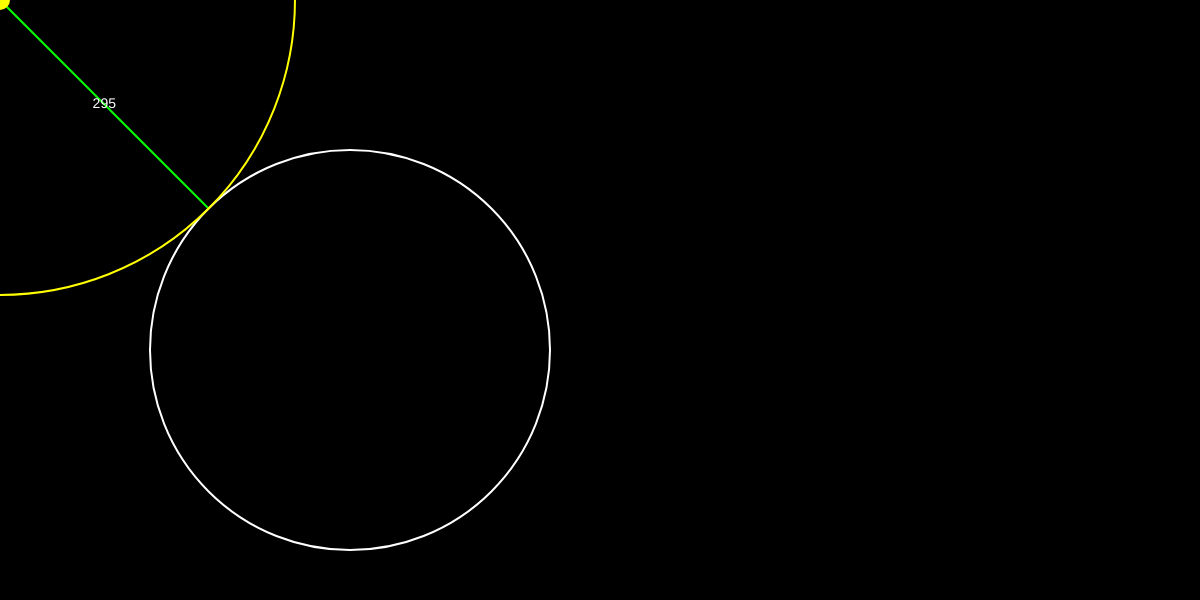
Frame 1 (no input)
Frame 60 (no input): identical to frame 1, image omitted
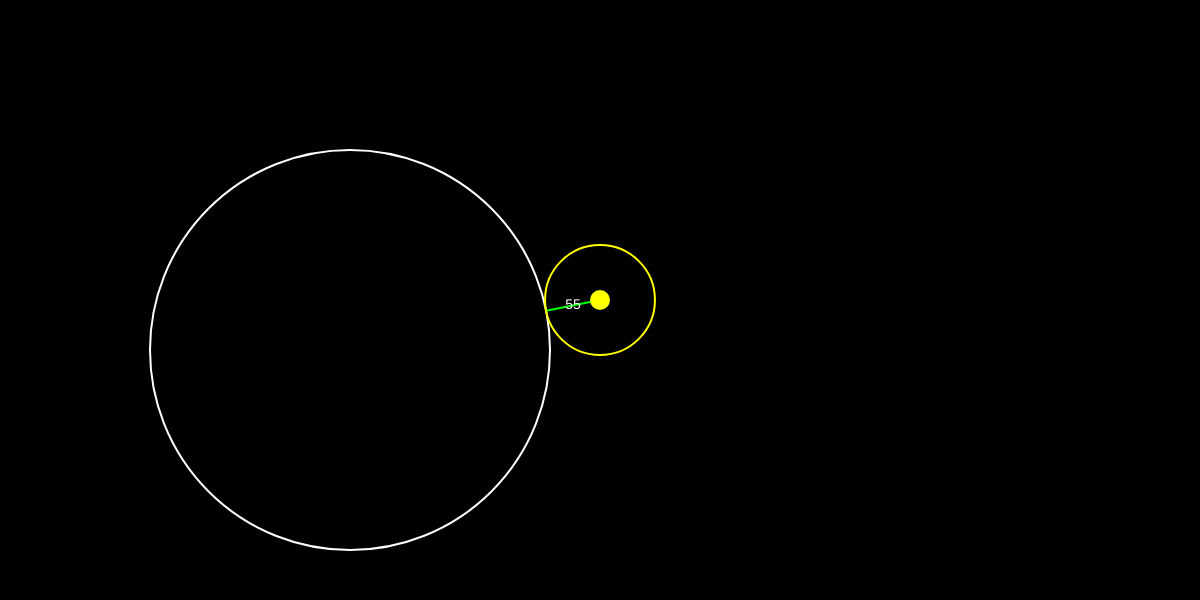
Frame 120 (the mouse pressed at the canvas centre since frame 60)

The p5.js sketch that drew these frames (run headless with seeded random() and noise() and a simulated clock; from frame 60 on, the mouse is pressed at the canvas centre):

// p5.js sketch
// ── sketch.js

function setup() {
  createCanvas(min(1200,windowWidth),min(windowHeight,600));
}
function draw() {   

  background(0); 

  stroke(255)
  noFill();
  strokeWeight(2);

  const DimStatic = min(400,windowHeight/1.5) ;
  const raggStatic = DimStatic / 2;
  const centroStatic = min(600/2, windowHeight / 2)+50;

  ellipse(centroStatic, centroStatic, DimStatic);
  
  const distanza = dist(mouseX, mouseY, centroStatic, centroStatic);
  
  const centroDinamic = (mouseX, mouseY)
  const raggDinamic = abs(distanza - raggStatic);
  const DimDinamic = raggDinamic * 2;
  
  //da rivdere da qui in poi 
  const CentroX = centroStatic - mouseX
  const CentroY = centroStatic - mouseY
  
  const linea = sqrt ( CentroX*CentroX + CentroY * CentroY)

  let normcentroX = 0
  let normcentroY = 0

  if (linea > 0) {
    normcentroX = CentroX / linea 
    normcentroY = CentroY / linea
  }
 let distfinaleX = normcentroX
 let distfinaleY = normcentroY

  if(linea < raggStatic && linea > 0) {
    distfinaleX = -normcentroX
    distfinaleY = -normcentroY
  }

  const lineEndX = mouseX + distfinaleX* raggDinamic
  const lineEndY = mouseY + distfinaleY* raggDinamic


  if (distanza < raggStatic) {
    stroke(255, 0, 0); 
  } else {
    stroke(0, 255, 0); 
  }
  line (mouseX, mouseY, lineEndX, lineEndY)


  stroke(255,255, 0)
  ellipse(mouseX, mouseY, DimDinamic);

  noStroke()
  fill(255, 255, 0)
  ellipse(mouseX, mouseY, raggStatic*0.1)

  fill(255); 
  textSize(14);
  textAlign(CENTER, CENTER);


  const greenLineMidX = (mouseX + lineEndX) / 2;
  const greenLineMidY = (mouseY + lineEndY) / 2;
  text(raggDinamic.toFixed(0), greenLineMidX, greenLineMidY);
}
